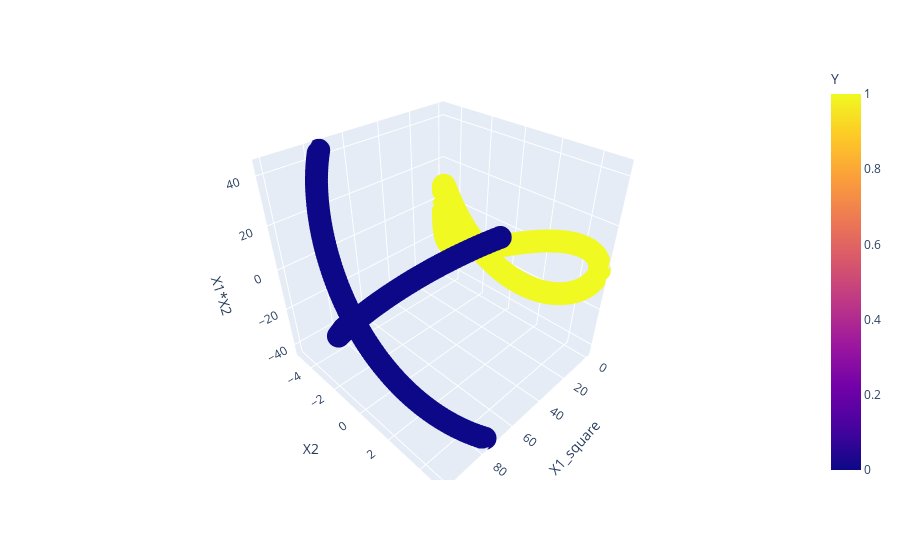

Notebook source saved alongside this figure:
### Code cell
fig = px.scatter_3d(df, x="X1_square", y="X2", z="X1*X2", color="Y")
fig.show() # Now we can able to easily segregate the data

### Figure 1 — Plotly figure (JSON) as saved in the notebook; plotly's stock layout.template omitted (floating-point values rounded to 4 significant figures; data arrays with more than 128 entries replaced by an {"elided": "..."} marker saying what was removed)
{"data": [{"hovertemplate": "X1_square=%{x}<br>X2=%{y}<br>X1*X2=%{z}<br>Y=%{marker.color}<extra></extra>", "legendgroup": "", "marker": {"color": {"elided": "400 int values"}, "coloraxis": "coloraxis", "symbol": "circle"}, "mode": "markers", "name": "", "scene": "scene", "showlegend": false, "type": "scatter3d", "x": {"elided": "400 float values"}, "y": {"elided": "400 float values"}, "z": {"elided": "400 float values"}}], "layout": {"coloraxis": {"colorbar": {"title": {"text": "Y"}}, "colorscale": [[0, "#0d0887"], [0.1111, "#46039f"], [0.2222, "#7201a8"], [0.3333, "#9c179e"], [0.4444, "#bd3786"], [0.5556, "#d8576b"], [0.6667, "#ed7953"], [0.7778, "#fb9f3a"], [0.8889, "#fdca26"], [1, "#f0f921"]]}, "legend": {"tracegroupgap": 0}, "margin": {"t": 60}, "scene": {"domain": {"x": [0, 1], "y": [0, 1]}, "xaxis": {"title": {"text": "X1_square"}}, "yaxis": {"title": {"text": "X2"}}, "zaxis": {"title": {"text": "X1*X2"}}}}}
